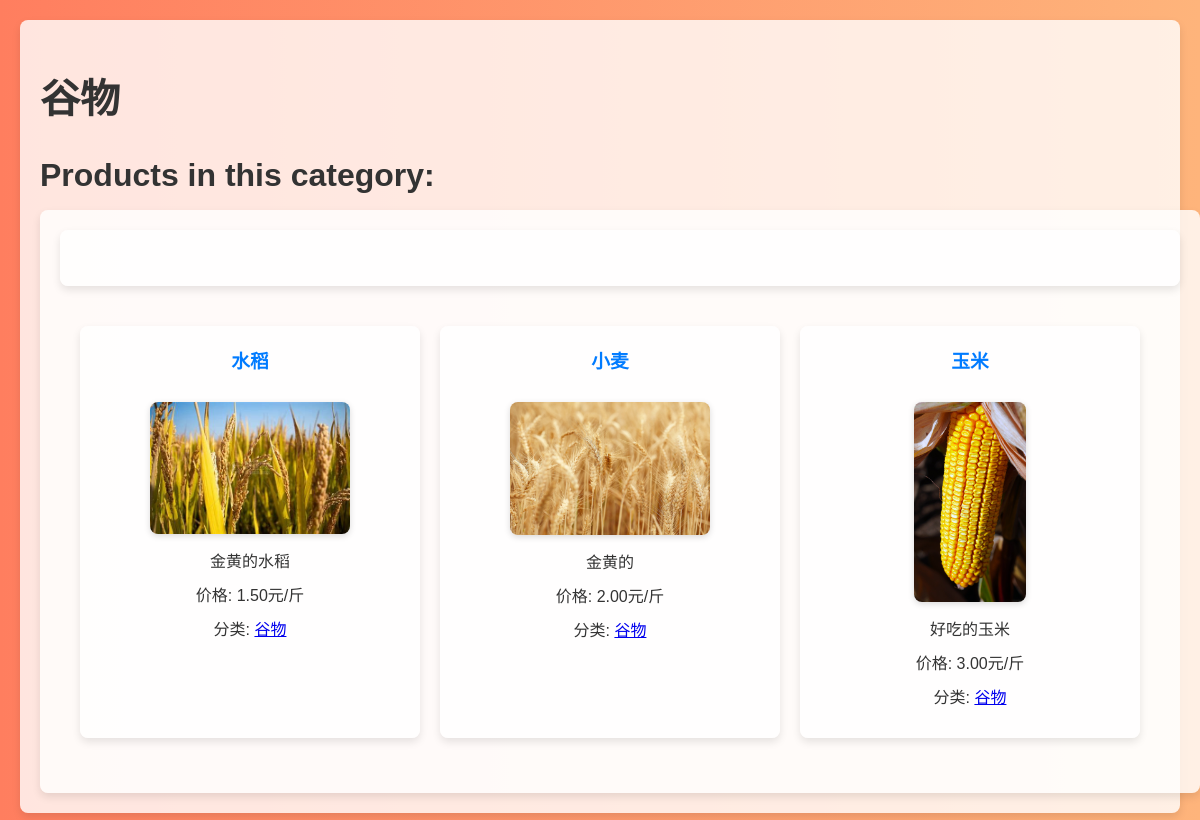
The app's page /category/3/, older data.
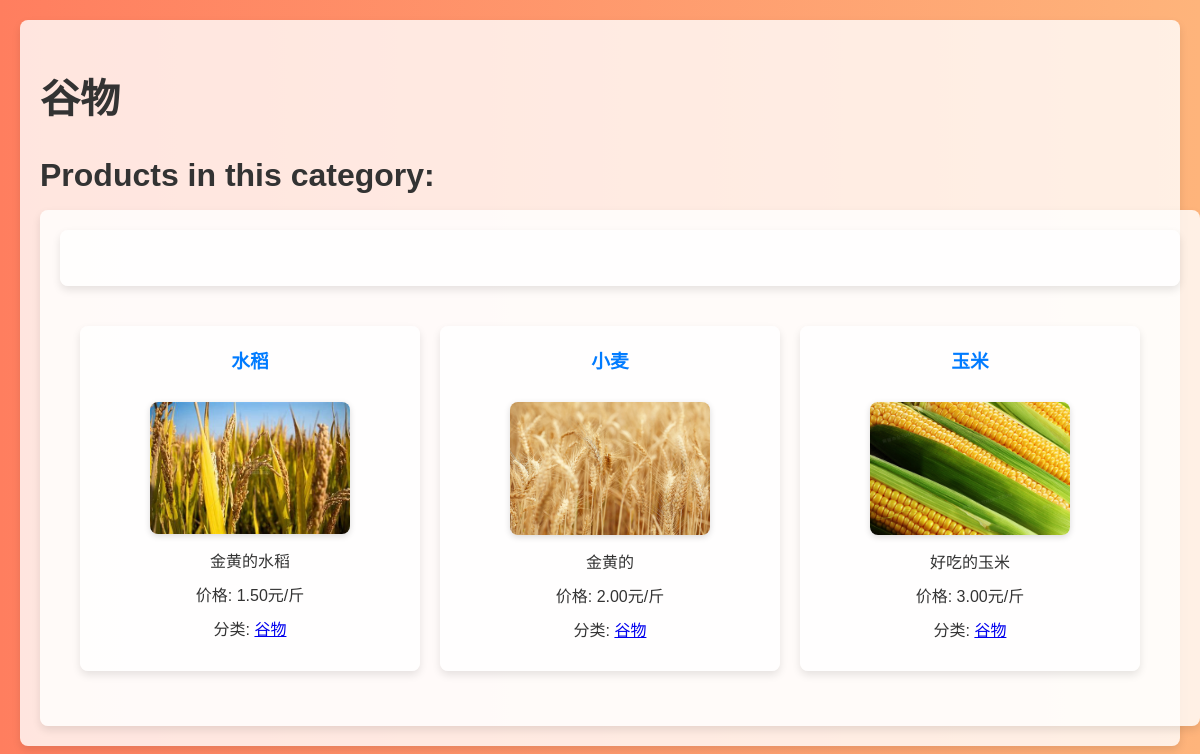
The same page, newer data.
### myapp/models.py (models this page shows, shortened)
class Category(models.Model):
    name = models.CharField(max_length=100, unique=True)
    description = models.TextField(blank=True)
    class Meta:
        verbose_name_plural = 'Categories'

class AgriculturalProduct(models.Model):
    name = models.CharField(max_length=200)
    description = models.TextField()
    image = models.ImageField(upload_to='products/', blank=True, null=True)  # 使用 ImageField
    price = models.DecimalField(max_digits=5, decimal_places=2)
    category = models.ForeignKey(Category, on_delete=models.CASCADE, blank=True, null=True)
    click_count = models.IntegerField(default=0)

### myapp/views.py (the view)
# urls.py: path('category/<int:pk>/', views.CategoryDetailView.as_view(), name='category_detail'),
class CategoryDetailView(DetailView):
    model = Category
    template_name = 'products/category_detail.html'
    context_object_name = 'category'
    def get_context_data(self, **kwargs):
        context = super().get_context_data(**kwargs)
        context['products'] = AgriculturalProduct.objects.filter(category=self.object)
        return context

### myapp/templates/products/category_detail.html (shortened to what this page needs)
<!DOCTYPE html>
<html lang="zh">
<head>
</head>
<body>
    <div class="container">
        <h1>{{ category.name }}</h1>
        {% if products %}
            <h2>Products in this category:</h2>
            {% include 'products/product_list_snippet.html' %}
        {% else %}
            <p>No products in this category yet.</p>
        {% endif %}
    </div>
</body>
</html>

### myapp/templates/products/product_list_snippet.html (shortened to what this page needs)
<!DOCTYPE html>
<html lang="zh">
<head>
</head>
<body>
    <div class="container">
        <div id="category-list">
        </div>
        <div class="product-list">
            {% for product in products %}
                <div class="product-item">
                    <h3><a href="{% url 'product_detail' pk=product.pk %}">{{ product.name }}</a></h3>
                    {% if product.image %}
                        <img src="{{ product.image.url }}" alt="{{ product.name }}">
                    {% endif %}
                    <p>{{ product.description|truncatewords:50 }}</p>
                    <p>价格: {{ product.price }}元/斤</p>
                    <p>分类: <a href="{% url 'category_detail' pk=product.category.pk %}">{{ product.category.name }}</a></p>
                </div>
            {% empty %}
                <p>没有可用的产品。</p>
            {% endfor %}
        </div>
    </div>
</body>
</html>

### myapp/templates/products/category_detail.html (style rules this page uses)
body { font-family: 'Arial', sans-serif; background: linear-gradient(to right, #ff7e5f, #feb47b); margin: 0; padding: 20px; color: #333; }
h1 { font-size: 2.5em; margin-bottom: 0.5em; }
p { margin-bottom: 1em; }
h2 { font-size: 2em; margin-top: 1em; margin-bottom: 0.5em; }
.container { background-color: rgba(255, 255, 255, 0.8); padding: 20px; border-radius: 8px; box-shadow: 0 4px 8px rgba(0, 0, 0, 0.1); }
.product-list { margin-top: 20px; }
.product-item { background-color: #fff; padding: 15px; border-radius: 4px; margin-bottom: 15px; }
.product-item h3 { margin-top: 0; color: #007bff; }
.product-item img { max-width: 200px; max-height: 200px; margin-top: 10px; }
.product-item p { margin: 5px 0; }

### myapp/templates/products/product_list_snippet.html (style rules this page uses)
body { font-family: 'Arial', sans-serif; margin: 0; padding: 0; background: linear-gradient(to right, #ff7e5f, #feb47b); color: #333; display: flex; justify-content: center; padding: 20px; }
.container { max-width: 1200px; width: 100%; }
#category-list { background: rgba(255, 255, 255, 0.8); padding: 20px; border-radius: 8px; box-shadow: 0 4px 8px rgba(0, 0, 0, 0.1); list-style: none; padding-left: 0; margin-bottom: 20px; }
.product-list { display: flex; flex-wrap: wrap; gap: 20px; padding: 20px; }
.product-item { background: rgba(255, 255, 255, 0.8); padding: 20px; border-radius: 8px; box-shadow: 0 4px 8px rgba(0, 0, 0, 0.1); width: calc(33.333% - 20px); box-sizing: border-box; text-align: center; }
.product-item h3 { margin-top: 0; color: #007bff; }
.product-item h3 a { text-decoration: none; color: inherit; }
.product-item img { max-width: 200px; max-height: 200px; margin-top: 10px; border-radius: 8px; box-shadow: 0 2px 6px rgba(0, 0, 0, 0.15); }
.product-item p { margin: 10px 0; }

Row changes from the older to the newer data that the page shows:
changed AgriculturalProduct "玉米": image: a different picture
